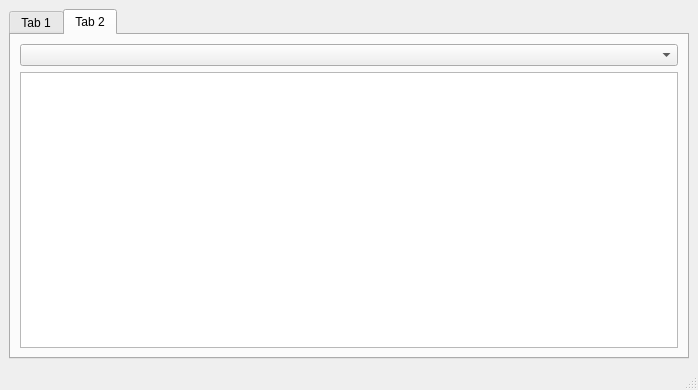
<?xml version="1.0" encoding="UTF-8"?>
<ui version="4.0">
 <class>MainWindow</class>
 <widget class="QMainWindow" name="MainWindow">
  <property name="geometry">
   <rect>
    <x>0</x>
    <y>0</y>
    <width>698</width>
    <height>390</height>
   </rect>
  </property>
  <property name="windowTitle">
   <string>MainWindow</string>
  </property>
  <widget class="QWidget" name="centralwidget">
   <layout class="QHBoxLayout" name="horizontalLayout">
    <item>
     <widget class="QTabWidget" name="tabs">
      <property name="currentIndex">
       <number>1</number>
      </property>
      <widget class="QWidget" name="tab">
       <attribute name="title">
        <string>Tab 1</string>
       </attribute>
       <layout class="QGridLayout" name="gridLayout_2">
        <item row="0" column="1">
         <widget class="QPushButton" name="add_btn">
          <property name="text">
           <string>Add</string>
          </property>
         </widget>
        </item>
        <item row="0" column="3">
         <widget class="QPushButton" name="clr_btn">
          <property name="text">
           <string>Clear</string>
          </property>
         </widget>
        </item>
        <item row="0" column="2">
         <widget class="QPushButton" name="rmv_btn">
          <property name="text">
           <string>Remove</string>
          </property>
         </widget>
        </item>
        <item row="1" column="0" colspan="5">
         <widget class="QListWidget" name="task_list"/>
        </item>
        <item row="0" column="4">
         <widget class="QPushButton" name="save_btn">
          <property name="text">
           <string>Save</string>
          </property>
         </widget>
        </item>
        <item row="0" column="0">
         <widget class="QLineEdit" name="task_edit"/>
        </item>
       </layout>
      </widget>
      <widget class="QWidget" name="tab_2">
       <attribute name="title">
        <string>Tab 2</string>
       </attribute>
       <layout class="QGridLayout" name="gridLayout_3">
        <item row="0" column="0">
         <widget class="QComboBox" name="comboBox"/>
        </item>
        <item row="1" column="0">
         <widget class="QTableWidget" name="tableWidget"/>
        </item>
       </layout>
      </widget>
     </widget>
    </item>
   </layout>
  </widget>
  <widget class="QMenuBar" name="menubar">
   <property name="geometry">
    <rect>
     <x>0</x>
     <y>0</y>
     <width>698</width>
     <height>22</height>
    </rect>
   </property>
  </widget>
  <widget class="QStatusBar" name="statusbar"/>
 </widget>
 <resources/>
 <connections/>
</ui>
